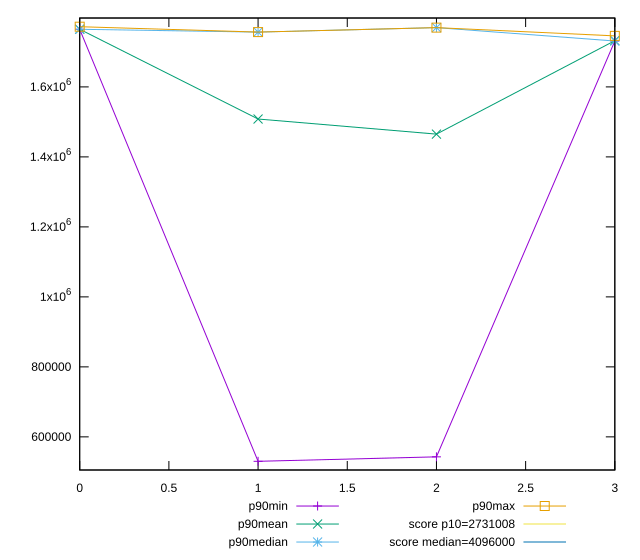

Recreate this plot in gnuplot.
reset

$p90Min <<EOF
0 1764636
1 530145
2 542918
3 1731075
EOF

$p90Mean <<EOF
0 1764719.170212766
1 1508219.4361702127
2 1465082.0107526882
3 1732173.9468085107
EOF

$p90Median <<EOF
0 1764641
1 1756628
2 1769401
3 1731078
EOF

$p90Max <<EOF
0 1772019
1 1756633
2 1769406
3 1745799
EOF

set key outside below
set xrange [0:3]
set yrange [505307.52:1796856.48]
set trange [505307.52:1796856.48]
set terminal svg size 640, 560 enhanced background rgb 'white'
set output "report/report_00029_2021-02-24T13-36-40.390Z/total-byte-weight/progression/value.svg"

plot $p90Min title "p90min" with linespoints, \
     $p90Mean title "p90mean" with linespoints, \
     $p90Median title "p90median" with linespoints, \
     $p90Max title "p90max" with linespoints, \
     2731008 title "score p10=2731008", \
     4096000 title "score median=4096000"

reset
